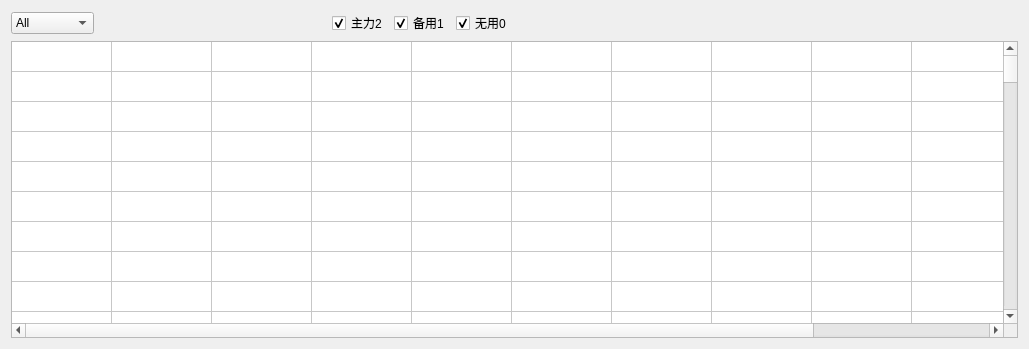
      <widget class="QWidget" name="tab">
       <attribute name="title">
        <string>从者表</string>
       </attribute>
       <layout class="QGridLayout" name="gridLayout_2">
        <item row="0" column="1">
         <spacer name="horizontalSpacer_3">
          <property name="orientation">
           <enum>Qt::Horizontal</enum>
          </property>
          <property name="sizeHint" stdset="0">
           <size>
            <width>40</width>
            <height>20</height>
           </size>
          </property>
         </spacer>
        </item>
        <item row="1" column="0" colspan="2">
         <widget class="QTableWidget" name="tServantData">
          <property name="sizePolicy">
           <sizepolicy hsizetype="Preferred" vsizetype="Preferred">
            <horstretch>0</horstretch>
            <verstretch>0</verstretch>
           </sizepolicy>
          </property>
          <property name="minimumSize">
           <size>
            <width>1007</width>
            <height>297</height>
           </size>
          </property>
          <property name="rowCount">
           <number>512</number>
          </property>
          <attribute name="horizontalHeaderVisible">
           <bool>false</bool>
          </attribute>
          <attribute name="verticalHeaderVisible">
           <bool>false</bool>
          </attribute>
          <row>
           <property name="text">
            <string/>
           </property>
          </row>
          <row/>
          <row/>
          <row/>
          <row/>
          <row/>
          <row/>
          <row/>
          <row/>
          <row/>
          <row/>
          <row/>
          <row/>
          <row/>
          <row/>
          <row/>
          <row/>
          <row/>
          <row/>
          <row/>
          <row/>
          <row/>
          <row/>
          <row/>
          <row/>
          <row/>
          <row/>
          <row/>
          <row/>
          <row/>
          <row/>
          <row/>
          <row/>
          <row/>
          <row/>
          <row/>
          <row/>
          <row/>
          <row/>
          <row/>
          <row/>
          <row/>
          <row/>
          <row/>
          <row/>
          <row/>
          <row/>
          <row/>
          <row/>
          <row/>
          <row/>
          <row/>
          <row/>
          <row/>
          <row/>
          <row/>
          <row/>
          <row/>
          <row/>
          <row/>
          <row/>
          <row/>
          <row/>
          <row/>
          <row/>
          <row/>
          <row/>
          <row/>
          <row/>
          <row/>
          <row/>
          <row/>
          <row/>
          <row/>
          <row/>
          <row/>
          <row/>
          <row/>
          <row/>
          <row/>
          <row/>
          <row/>
          <row/>
          <row/>
          <row/>
          <row/>
          <row/>
          <row/>
          <row/>
          <row/>
          <row/>
          <row/>
          <row/>
          <row/>
          <row/>
          <row/>
          <row/>
          <row/>
          <row/>
          <row/>
          <row/>
          <row/>
          <row/>
          <row/>
          <row/>
          <row/>
          <row/>
          <row/>
          <row/>
          <row/>
          <row/>
          <row/>
          <row/>
          <row/>
          <row/>
          <row/>
          <row/>
          <row/>
          <row/>
          <row/>
          <row/>
          <row/>
          <row/>
          <row/>
          <row/>
          <row/>
          <row/>
          <row/>
          <row/>
          <row/>
          <row/>
          <row/>
          <row/>
          <row/>
          <row/>
          <row/>
          <row/>
          <row/>
          <row/>
          <row/>
          <row/>
          <row/>
          <row/>
          <row/>
          <row/>
          <row/>
          <row/>
          <row/>
          <row/>
          <row/>
          <row/>
          <row/>
          <row/>
          <row/>
          <row/>
          <row/>
          <row/>
          <row/>
          <row/>
          <row/>
          <row/>
          <row/>
          <row/>
          <row/>
          <row/>
          <row/>
          <row/>
          <row/>
          <row/>
          <row/>
          <row/>
          <row/>
          <row/>
          <row/>
          <row/>
          <row/>
          <row/>
          <row/>
          <row/>
          <row/>
          <row/>
          <row/>
          <row/>
          <row/>
          <row/>
          <row/>
          <row/>
          <row/>
          <row/>
          <row/>
          <row/>
          <row/>
          <row/>
          <row/>
          <row/>
          <row/>
          <row/>
          <row/>
          <row/>
          <row/>
          <row/>
          <row/>
          <row/>
          <row/>
          <row/>
          <row/>
          <row/>
          <row/>
          <row/>
          <row/>
          <row/>
          <row/>
          <row/>
          <row/>
          <row/>
          <row/>
          <row/>
          <row/>
          <row/>
          <row/>
          <row/>
          <row/>
          <row/>
          <row/>
          <row/>
          <row/>
          <row/>
          <row/>
          <row/>
          <row/>
          <row/>
          <row/>
          <row/>
          <row/>
          <row/>
          <row/>
          <row/>
          <row/>
          <row/>
          <row/>
          <row/>
          <row/>
          <row/>
          <row/>
          <row/>
          <row/>
          <row/>
          <row/>
          <row/>
          <row/>
          <row/>
          <row/>
          <row/>
          <row/>
          <row/>
          <row/>
          <row/>
          <row/>
          <row/>
          <row/>
          <row/>
          <row/>
          <row/>
          <row/>
          <row/>
          <row/>
          <row/>
          <row/>
          <row/>
          <row/>
          <row/>
          <row/>
          <row/>
          <row/>
          <row/>
          <row/>
          <row/>
          <row/>
          <row/>
          <row/>
          <row/>
          <row/>
          <row/>
          <row/>
          <row/>
          <row/>
          <row/>
          <row/>
          <row/>
          <row/>
          <row/>
          <row/>
          <row/>
          <row/>
          <row/>
          <row/>
          <row/>
          <row/>
          <row/>
          <row/>
          <row/>
          <row/>
          <row/>
          <row/>
          <row/>
          <row/>
          <row/>
          <row/>
          <row/>
          <row/>
          <row/>
          <row/>
          <row/>
          <row/>
          <row/>
          <row/>
          <row/>
          <row/>
          <row/>
          <row/>
          <row/>
          <row/>
          <row/>
          <row/>
          <row/>
          <row/>
          <row/>
          <row/>
          <row/>
          <row/>
          <row/>
          <row/>
          <row/>
          <row/>
          <row/>
          <row/>
          <row/>
          <row/>
          <row/>
          <row/>
          <row/>
          <row/>
          <row/>
          <row/>
          <row/>
          <row/>
          <row/>
          <row/>
          <row/>
          <row/>
          <row/>
          <row/>
          <row/>
          <row/>
          <row/>
          <row/>
          <row/>
          <row/>
          <row/>
          <row/>
          <row/>
          <row/>
          <row/>
          <row/>
          <row/>
          <row/>
          <row/>
          <row/>
          <row/>
          <row/>
          <row/>
          <row/>
          <row/>
          <row/>
          <row/>
          <row/>
          <row/>
          <row/>
          <row/>
          <row/>
          <row/>
          <row/>
          <row/>
          <row/>
          <row/>
          <row/>
          <row/>
          <row/>
          <row/>
          <row/>
          <row/>
          <row/>
          <row/>
          <row/>
          <row/>
          <row/>
          <row/>
          <row/>
          <row/>
          <row/>
          <row/>
          <row/>
          <row/>
          <row/>
          <row/>
          <row/>
          <row/>
          <row/>
          <row/>
          <row/>
          <row/>
          <row/>
          <row/>
          <row/>
          <row/>
          <row/>
          <row/>
          <row/>
          <row/>
          <row/>
          <row/>
          <row/>
          <row/>
          <row/>
          <row/>
          <row/>
          <row/>
          <row/>
          <row/>
          <row/>
          <row/>
          <row/>
          <row/>
          <row/>
          <row/>
          <row/>
          <row/>
          <row/>
          <row/>
          <row/>
          <row/>
          <row/>
          <row/>
          <row/>
          <row/>
          <row/>
          <row/>
          <row/>
          <row/>
          <row/>
          <row/>
          <row/>
          <row/>
          <row/>
          <row/>
          <row/>
          <row/>
          <row/>
          <row/>
          <row/>
          <row/>
          <row/>
          <row/>
          <row/>
          <row/>
          <row/>
          <row/>
          <row/>
          <row/>
          <row/>
          <row/>
          <row/>
          <row/>
          <row/>
          <row/>
          <row/>
          <row/>
          <row/>
          <row/>
          <row/>
          <row/>
          <row/>
          <row/>
          <row/>
          <row/>
          <row/>
          <row/>
          <row/>
          <row/>
          <row/>
          <row/>
          <row/>
          <row/>
          <row/>
          <row/>
          <row/>
          <row/>
          <row/>
          <row/>
          <row/>
          <row/>
          <row/>
          <row/>
          <row/>
          <row/>
          <row/>
          <row/>
          <row/>
          <row/>
          <row/>
          <row/>
          <row/>
          <column>
           <property name="text">
            <string>编号</string>
           </property>
          </column>
          <column>
           <property name="text">
            <string>名称</string>
           </property>
          </column>
          <column>
           <property name="text">
            <string>星级</string>
           </property>
          </column>
          <column>
           <property name="text">
            <string>职阶</string>
           </property>
          </column>
          <column>
           <property name="text">
            <string>优先级</string>
           </property>
          </column>
          <column>
           <property name="text">
            <string>目标再临</string>
           </property>
          </column>
          <column>
           <property name="text">
            <string>当前技能1</string>
           </property>
          </column>
          <column>
           <property name="text">
            <string>当前技能3</string>
           </property>
          </column>
          <column>
           <property name="text">
            <string>目标技能1</string>
           </property>
          </column>
          <column>
           <property name="text">
            <string>目标技能2</string>
           </property>
          </column>
          <column>
           <property name="text">
            <string>目标技能3</string>
           </property>
          </column>
          <item row="0" column="0">
           <property name="text">
            <string/>
           </property>
          </item>
          <item row="0" column="3">
           <property name="text">
            <string/>
           </property>
          </item>
          <item row="0" column="4">
           <property name="text">
            <string/>
           </property>
           <property name="flags">
            <set>ItemIsSelectable|ItemIsEditable|ItemIsDragEnabled|ItemIsUserCheckable|ItemIsEnabled</set>
           </property>
          </item>
          <item row="0" column="5">
           <property name="text">
            <string/>
           </property>
           <property name="flags">
            <set>ItemIsSelectable|ItemIsEditable|ItemIsDragEnabled|ItemIsUserCheckable|ItemIsEnabled</set>
           </property>
          </item>
          <item row="0" column="6">
           <property name="text">
            <string/>
           </property>
           <property name="flags">
            <set>ItemIsSelectable|ItemIsEditable|ItemIsDragEnabled|ItemIsUserCheckable|ItemIsEnabled</set>
           </property>
          </item>
          <item row="0" column="7">
           <property name="text">
            <string/>
           </property>
           <property name="flags">
            <set>ItemIsSelectable|ItemIsEditable|ItemIsDragEnabled|ItemIsUserCheckable|ItemIsEnabled</set>
           </property>
          </item>
          <item row="0" column="8">
           <property name="text">
            <string/>
           </property>
           <property name="flags">
            <set>ItemIsSelectable|ItemIsEditable|ItemIsDragEnabled|ItemIsUserCheckable|ItemIsEnabled</set>
           </property>
          </item>
          <item row="0" column="9">
           <property name="text">
            <string/>
           </property>
           <property name="flags">
            <set>ItemIsSelectable|ItemIsEditable|ItemIsDragEnabled|ItemIsUserCheckable|ItemIsEnabled</set>
           </property>
          </item>
          <item row="0" column="10">
           <property name="text">
            <string/>
           </property>
           <property name="flags">
            <set>ItemIsSelectable|ItemIsEditable|ItemIsDragEnabled|ItemIsUserCheckable|ItemIsEnabled</set>
           </property>
          </item>
         </widget>
        </item>
        <item row="0" column="0">
         <layout class="QHBoxLayout" name="horizontalLayout_2">
          <property name="leftMargin">
           <number>0</number>
          </property>
          <item>
           <widget class="QComboBox" name="lClassSelect">
            <item>
             <property name="text">
              <string>All</string>
             </property>
            </item>
            <item>
             <property name="text">
              <string>Saber</string>
             </property>
            </item>
            <item>
             <property name="text">
              <string>Archer</string>
             </property>
            </item>
            <item>
             <property name="text">
              <string>Lancer</string>
             </property>
            </item>
            <item>
             <property name="text">
              <string>Rider</string>
             </property>
            </item>
            <item>
             <property name="text">
              <string>Caster</string>
             </property>
            </item>
            <item>
             <property name="text">
              <string>Assassin</string>
             </property>
            </item>
            <item>
             <property name="text">
              <string>Berserker</string>
             </property>
            </item>
            <item>
             <property name="text">
              <string>Other</string>
             </property>
            </item>
           </widget>
          </item>
          <item>
           <spacer name="horizontalSpacer_2">
            <property name="orientation">
             <enum>Qt::Horizontal</enum>
            </property>
            <property name="sizeHint" stdset="0">
             <size>
              <width>40</width>
              <height>20</height>
             </size>
            </property>
           </spacer>
          </item>
          <item>
           <widget class="QCheckBox" name="bMain">
            <property name="text">
             <string>主力2</string>
            </property>
            <property name="checked">
             <bool>true</bool>
            </property>
           </widget>
          </item>
          <item>
           <widget class="QCheckBox" name="bBackup">
            <property name="text">
             <string>备用1</string>
            </property>
            <property name="checked">
             <bool>true</bool>
            </property>
           </widget>
          </item>
          <item>
           <widget class="QCheckBox" name="bNoUse">
            <property name="text">
             <string>无用0</string>
            </property>
            <property name="checked">
             <bool>true</bool>
            </property>
            <property name="tristate">
             <bool>false</bool>
            </property>
           </widget>
          </item>
         </layout>
        </item>
       </layout>
      </widget>
